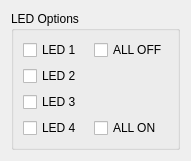
<?xml version="1.0" encoding="UTF-8"?>
<ui version="4.0">
 <class>LEDDialog</class>
 <widget class="QDialog" name="LEDDialog">
  <property name="geometry">
   <rect>
    <x>0</x>
    <y>0</y>
    <width>182</width>
    <height>154</height>
   </rect>
  </property>
  <property name="windowTitle">
   <string>LED</string>
  </property>
  <property name="windowIcon">
   <iconset>
    <normaloff>../../Downloads/bulbs.png</normaloff>../../Downloads/bulbs.png</iconset>
  </property>
  <layout class="QGridLayout" name="gridLayout_2">
   <item row="0" column="0">
    <widget class="QGroupBox" name="groupBox">
     <property name="title">
      <string>LED Options</string>
     </property>
     <layout class="QGridLayout" name="gridLayout">
      <item row="3" column="2">
       <widget class="QCheckBox" name="allOnCheckBox">
        <property name="text">
         <string>ALL ON</string>
        </property>
       </widget>
      </item>
      <item row="3" column="0" colspan="2">
       <widget class="QCheckBox" name="ledFourCheckBox">
        <property name="text">
         <string>LED 4</string>
        </property>
       </widget>
      </item>
      <item row="2" column="0" colspan="2">
       <widget class="QCheckBox" name="ledThreeCheckBox">
        <property name="text">
         <string>LED 3</string>
        </property>
       </widget>
      </item>
      <item row="1" column="2" rowspan="2">
       <spacer name="verticalSpacer">
        <property name="orientation">
         <enum>Qt::Vertical</enum>
        </property>
        <property name="sizeHint" stdset="0">
         <size>
          <width>20</width>
          <height>43</height>
         </size>
        </property>
       </spacer>
      </item>
      <item row="1" column="0" colspan="2">
       <widget class="QCheckBox" name="ledTwoCheckBox">
        <property name="text">
         <string>LED 2</string>
        </property>
       </widget>
      </item>
      <item row="0" column="0">
       <widget class="QCheckBox" name="ledOneCheckBox">
        <property name="text">
         <string>LED 1</string>
        </property>
       </widget>
      </item>
      <item row="0" column="2">
       <widget class="QCheckBox" name="allOffCheckBox">
        <property name="text">
         <string>ALL OFF</string>
        </property>
       </widget>
      </item>
     </layout>
    </widget>
   </item>
  </layout>
 </widget>
 <resources/>
 <connections/>
</ui>
